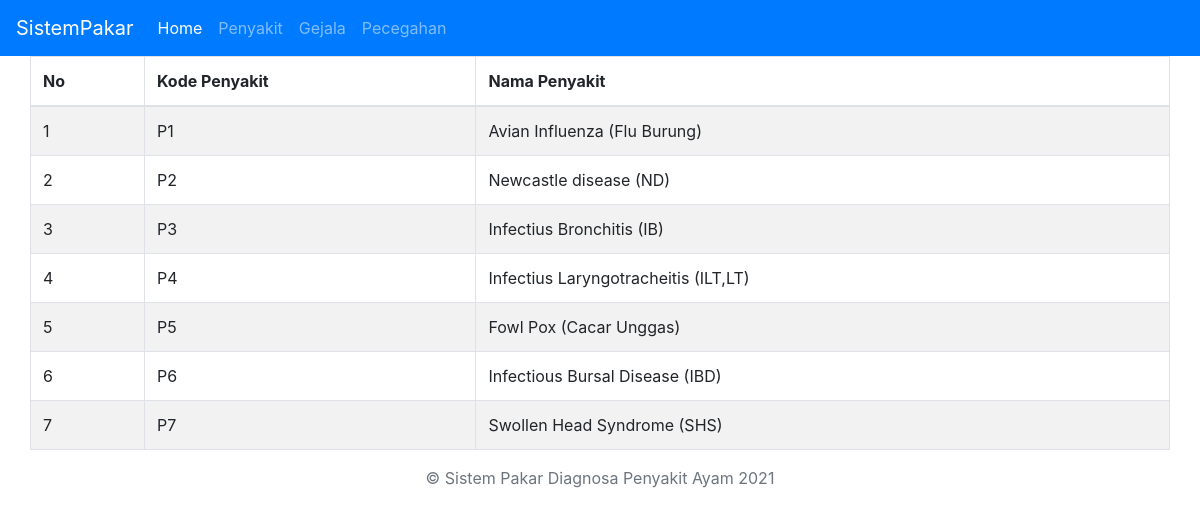
Page /public/penyakit.php on the earlier database version.
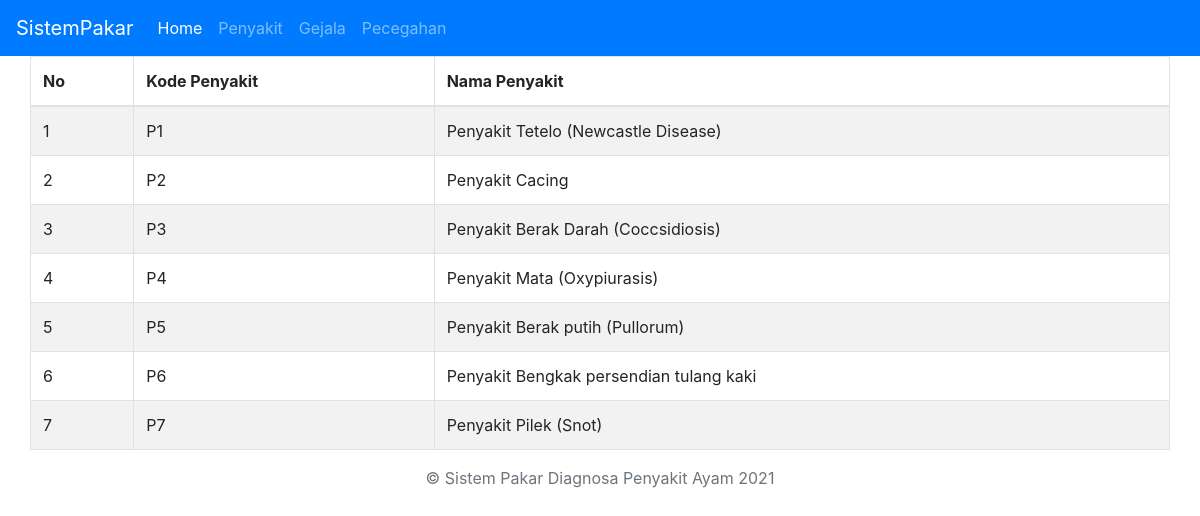
Same page on the later database version.
### tables this page shows
CREATE TABLE `tb_penyakit` (
  `kode` varchar(5) NOT NULL,
  `nama` text NOT NULL,
  `keterangan` text NOT NULL
);

### includes/function_database.php (called while the page is built, shortened)
<?php
	function getAllPenyakit() {
		include 'mysqli_connect.php';
		try {
			$stmt = $mysqli->prepare('SELECT * FROM `'.PENYAKIT_TABLE.'`');
			$stmt->execute();
			$hasil = $stmt->get_result()->fetch_all(MYSQLI_ASSOC);
			return $hasil;
		} catch (Exception $e) {
			error_log($e->getMessage());
			exit('Gagal mengambil data penyakit dari database');
		}
	}

### public/penyakit.php (the view, shortened to what this page needs)
<?php
include '../includes/function_database.php';
$daftarPenyakit = getAllPenyakit();
$kodeBenar = false;
include '../templates/header.php';
?>
</head>
<body>
	<?php include '../templates/nav.php'; ?>
	<div class="container">
		<div class="row">
			<?php if($kodeBenar): ?>
				<table>
					<tr>
						<td valign="top"><strong>Kode</strong></td>
						<td valign="top"><strong> : </strong></td>
						<td><?= $penyakit[PENYAKIT_KODE] ?></td>
					</tr>
					<tr>
						<td valign="top"><strong>Nama</strong></td>
						<td valign="top"><strong> : </strong></td>
						<td><?= $penyakit[PENYAKIT_NAMA] ?></td>
					</tr>
					<tr>
						<td valign="top"><strong>Keterangan</strong></td>
						<td valign="top"><strong> : </strong></td>
						<td><?= $penyakit[PENYAKIT_KETERANGAN] ?></td>
					</tr>
				</table><br>
				<strong>Gejala Penyakit:</strong>
				<?php if(isset($daftarGejala)): ?>
					<ul>
						<?php $i=1; foreach($daftarGejala as $gejala): ?>
						<li><?= $gejala[GEJALA_NAMA] ?></li>
					<?php endforeach ?>
				</ul>
				<?php endif ?><br>
				<strong>Pencegahan Penyakit:</strong>
				<?php if(isset($daftarPencegahan)): ?>
					<ul>
						<?php $i=1; foreach($daftarPencegahan as $pencegahan): ?>
						<li><?= $pencegahan[PENCEGAHAN_NAMA] ?></li>
					<?php endforeach ?>
				</ul>
			<?php endif ?>
			<?php else: ?>
				<table class="table table-striped table-bordered">
					<thead>
						<tr>
							<th>No</th>
							<th>Kode Penyakit</th>
							<th>Nama Penyakit</th>
						</tr>
					</thead>
					<?php if(isset($daftarPenyakit)): ?>
						<tbody>
							<?php $i=1; foreach($daftarPenyakit as $penyakit) : ?>
							<tr>
								<td><?= $i++ ?></td>
								<td><?= $penyakit[PENYAKIT_KODE] ?></td>
								<td><?= $penyakit[PENYAKIT_NAMA] ?></td>
							</tr>
						<?php endforeach ?>
					</tbody>
				<?php endif ?>
			</table>
		<?php endif ?>
	</div>
</div>
<?php include '../templates/footer.php' ?>

Differences in the rows shown:
changed tb_penyakit "P1": nama "Avian Influenza (Flu Burung)" → "Penyakit Tetelo (Newcastle Disease)"
changed tb_penyakit "P2": nama "Newcastle disease (ND)" → "Penyakit Cacing"
changed tb_penyakit "P3": nama "Infectius Bronchitis (IB)" → "Penyakit Berak Darah (Coccsidiosis)"
changed tb_penyakit "P4": nama "Infectius Laryngotracheitis (ILT,LT)" → "Penyakit Mata (Oxypiurasis)"
changed tb_penyakit "P5": nama "Fowl Pox (Cacar Unggas)" → "Penyakit Berak putih (Pullorum)"
changed tb_penyakit "P6": nama "Infectious Bursal Disease (IBD)" → "Penyakit Bengkak persendian tulang kaki"
changed tb_penyakit "P7": nama "Swollen Head Syndrome (SHS)" → "Penyakit Pilek (Snot)"
